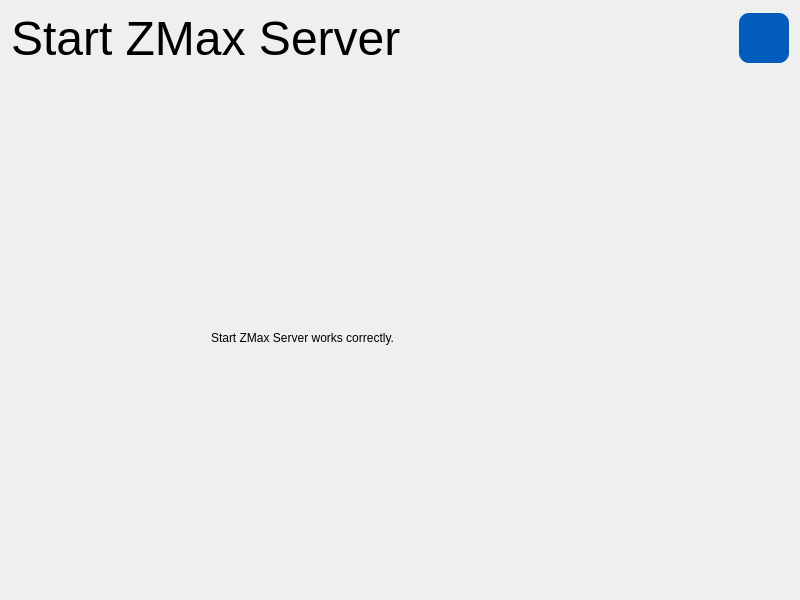
<?xml version="1.0" encoding="UTF-8"?>
<ui version="4.0">
 <class>Widget</class>
 <widget class="QWidget" name="Widget">
  <property name="geometry">
   <rect>
    <x>0</x>
    <y>0</y>
    <width>800</width>
    <height>600</height>
   </rect>
  </property>
  <property name="sizePolicy">
   <sizepolicy hsizetype="Expanding" vsizetype="Expanding">
    <horstretch>0</horstretch>
    <verstretch>0</verstretch>
   </sizepolicy>
  </property>
  <property name="maximumSize">
   <size>
    <width>3840</width>
    <height>2160</height>
   </size>
  </property>
  <property name="windowTitle">
   <string>Start ZMax Server</string>
  </property>
  <layout class="QVBoxLayout" name="verticalLayout">
   <item>
    <layout class="QHBoxLayout" name="horizontalLayout_4">
     <property name="sizeConstraint">
      <enum>QLayout::SizeConstraint::SetMaximumSize</enum>
     </property>
     <item>
      <widget class="QLabel" name="widget_title">
       <property name="maximumSize">
        <size>
         <width>16777215</width>
         <height>100</height>
        </size>
       </property>
       <property name="font">
        <font>
         <family>Arial</family>
         <pointsize>36</pointsize>
        </font>
       </property>
       <property name="text">
        <string>Start ZMax Server</string>
       </property>
      </widget>
     </item>
     <item>
      <spacer name="horizontalSpacer">
       <property name="orientation">
        <enum>Qt::Orientation::Horizontal</enum>
       </property>
       <property name="sizeHint" stdset="0">
        <size>
         <width>40</width>
         <height>20</height>
        </size>
       </property>
      </spacer>
     </item>
     <item>
      <widget class="QPushButton" name="button_info">
       <property name="minimumSize">
        <size>
         <width>50</width>
         <height>50</height>
        </size>
       </property>
       <property name="maximumSize">
        <size>
         <width>50</width>
         <height>50</height>
        </size>
       </property>
       <property name="styleSheet">
        <string notr="true">QPushButton {
    color: rgb(255, 255, 255);
    background-color: rgb(1, 92, 187);
    border: 1px;
    border-radius: 10px;
}

QPushButton:hover {
    color: rgb(220,221,229);
    background-color: rgb(37, 150, 190);
}

QPushButton:pressed {
    color: rgb(220,221,229);
    background-color: rgb(37, 150, 190);
}</string>
       </property>
       <property name="text">
        <string/>
       </property>
       <property name="icon">
        <iconset theme="QIcon::ThemeIcon::DialogInformation"/>
       </property>
       <property name="iconSize">
        <size>
         <width>40</width>
         <height>40</height>
        </size>
       </property>
      </widget>
     </item>
    </layout>
   </item>
   <item>
    <widget class="QWidget" name="widget_body" native="true">
     <property name="sizePolicy">
      <sizepolicy hsizetype="Expanding" vsizetype="Expanding">
       <horstretch>0</horstretch>
       <verstretch>0</verstretch>
      </sizepolicy>
     </property>
     <property name="maximumSize">
      <size>
       <width>3840</width>
       <height>2160</height>
      </size>
     </property>
     <widget class="QLabel" name="label_body">
      <property name="geometry">
       <rect>
        <x>200</x>
        <y>160</y>
        <width>391</width>
        <height>211</height>
       </rect>
      </property>
      <property name="font">
       <font>
        <bold>false</bold>
       </font>
      </property>
      <property name="text">
       <string>Start ZMax Server works correctly.</string>
      </property>
     </widget>
    </widget>
   </item>
  </layout>
 </widget>
 <resources/>
 <connections/>
</ui>
